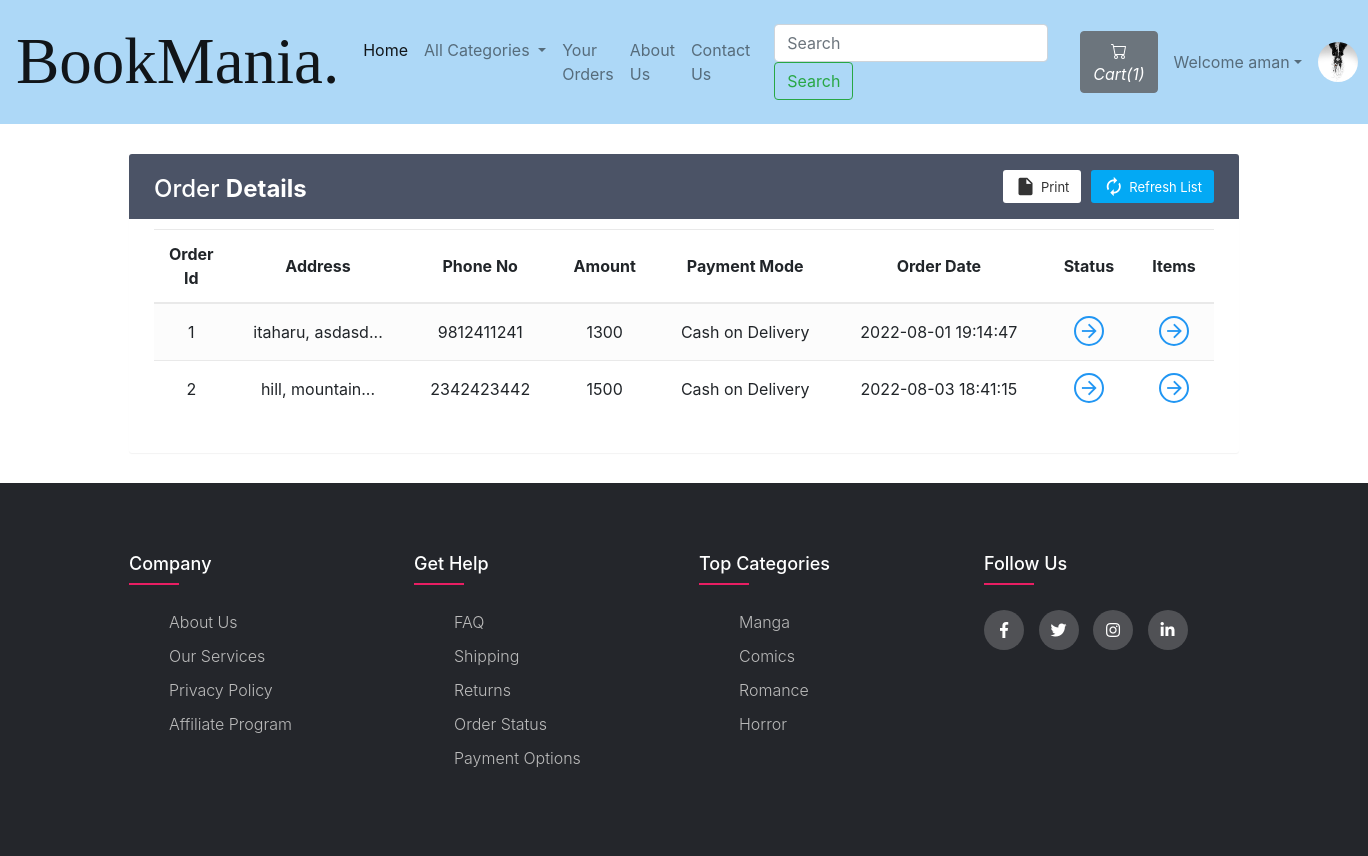
Screenshot of /viewOrder.php (signed in) with the database file from the repository.
### tables this page shows
CREATE TABLE `sitedetail` (
  `tempId` int(11) NOT NULL,
  `systemName` varchar(21) NOT NULL,
  `email` varchar(35) NOT NULL,
  `contact1` bigint(21) NOT NULL,
  `contact2` bigint(21) DEFAULT NULL COMMENT 'Optional',
  `address` text NOT NULL,
  `dateTime` datetime NOT NULL DEFAULT current_timestamp()
);

CREATE TABLE `orders` (
  `orderId` int(21) NOT NULL,
  `userId` int(21) NOT NULL,
  `address` varchar(255) NOT NULL,
  `zipCode` int(21) NOT NULL,
  `phoneNo` bigint(21) NOT NULL,
  `amount` int(200) NOT NULL,
  `paymentMode` enum('0','1') NOT NULL DEFAULT '0' COMMENT '0=cash on delivery, \r\n1=online ',
  `orderStatus` enum('0','1','2','3','4','5','6') NOT NULL DEFAULT '0' COMMENT '0=Order Placed.\r\n1=Order Confirmed.\r\n2=Preparing your Order.\r\n3=Your order is on the way!\r\n4=Order Delivered.\r\n5=Order Denied.\r\n6=Order Cancelled.',
  `orderDate` datetime NOT NULL DEFAULT current_timestamp()
);

### viewOrder.php (the view, shortened to what this page needs)
<!doctype html>
<html lang="en">
<head>
    <link rel="stylesheet" href="https://stackpath.bootstrapcdn.com/bootstrap/4.5.0/css/bootstrap.min.css">
    <link rel="stylesheet" href="https://use.fontawesome.com/releases/v5.7.2/css/all.css">
</head>
<body>
    <?php include 'partials/_dbconnect.php';?>
    <?php include 'partials/_nav.php';?>
    <?php
    if($loggedin){
    ?>
    <div class="container">
        <div class="table-wrapper" id="empty">
            <div class="table-title">
                <div class="row">
                    <div class="col-sm-4">
                        <h2>Order <b>Details</b></h2>
                    </div>
                    <div class="col-sm-8">
                        <a href="" class="btn btn-primary"><i class="material-icons">&#xE863;</i> <span>Refresh List</span></a>
                        <a href="#" onclick="window.print()" class="btn btn-info"><i class="material-icons">&#xE24D;</i> <span>Print</span></a>
                    </div>
                </div>
            </div>
            <table class="table table-striped table-hover text-center">
                <thead>
                    <tr>
                        <th>Order Id</th>
                        <th>Address</th>
                        <th>Phone No</th>
                        <th>Amount</th>
                        <th>Payment Mode</th>
                        <th>Order Date</th>
                        <th>Status</th>
                        <th>Items</th>
                    </tr>
                </thead>
                <tbody>
                    <?php
                        $sql = "SELECT * FROM `orders` WHERE `userId`= $userId";
                        $result = mysqli_query($conn, $sql);
                        while($row = mysqli_fetch_assoc($result)){
                            $orderId = $row['orderId'];
                            $address = $row['address'];
                            $phoneNo = $row['phoneNo'];
                            $amount = $row['amount'];
                            $orderDate = $row['orderDate'];
                            $paymentMode = $row['paymentMode'];
                            if($paymentMode == 0) {
                                $paymentMode = "Cash on Delivery";
                            }
                            else {
                                $paymentMode = "Online";
                            }
                            echo '<tr>
                                    <td>' . $orderId . '</td>
                                    <td>' . substr($address, 0, 20) . '...</td>
                                    <td>' . $phoneNo . '</td>
                                    <td>' . $amount . '</td>
                                    <td>' . $paymentMode . '</td>
                                    <td>' . $orderDate . '</td>
                                    <td><a href="#" data-toggle="modal" data-target="#orderStatus' . $orderId . '" class="view"><i class="material-icons">&#xE5C8;</i></a></td>
                                    <td><a href="#" data-toggle="modal" data-target="#orderItem' . $orderId . '" class="view" title="View Details"><i class="material-icons">&#xE5C8;</i></a></td>
                                </tr>';
                        }
                            ?>
                </tbody>
            </table>
        </div>
    </div>
    <?php
    }
    else {
        echo '<div class="container" style="min-height : 610px;">
        <div class="alert alert-info my-3">
            <font style="font-size:22px"><center>Check your Order. You need to <strong><a class="alert-link" data-toggle="modal" data-target="#loginModal">Login</a></strong></center></font>
        </div></div>';
    }
    ?>
    <?php
    require 'partials/_footer.php';?>
  </body>
</html>

### partials/_nav.php (shortened to what this page needs)
<?php
if(isset($_SESSION['loggedin']) && $_SESSION['loggedin']==true){
  $loggedin= true;
  $userId = $_SESSION['userId'];
  $username = $_SESSION['username'];
}
else{
  $loggedin = false;
  $userId = 0;
}
$sql = "SELECT * FROM `sitedetail`";
$result = mysqli_query($conn, $sql);
$row = mysqli_fetch_assoc($result);
$systemName = $row['systemName'];
echo '<nav class="navbar navbar-expand-lg navbar navbar-light" style="background-color: #add8f7; sticky-top py-2">
      <a class="navbar-brand" href="index.php" style="font-size:65px; font-family: Brush Script MT,cursive;">'.$systemName.'</a>
      <button class="navbar-toggler" type="button" data-toggle="collapse" data-target="#navbarSupportedContent" aria-controls="navbarSupportedContent" aria-expanded="false" aria-label="Toggle navigation">
        <span class="navbar-toggler-icon"></span>
      </button>
      <div class="collapse navbar-collapse" id="navbarSupportedContent">
        <ul class="navbar-nav mr-auto">
          <li class="nav-item active">
            <a class="nav-link" href="index.php">Home <span class="sr-only">(current)</span></a>
          </li>
          <li class="nav-item dropdown">
            <a class="nav-link dropdown-toggle" href="#" id="navbarDropdown" role="button" data-toggle="dropdown" aria-haspopup="true" aria-expanded="false">
              All Categories
            </a>
            <div class="dropdown-menu" aria-labelledby="navbarDropdown">';
            echo '</div>
          </li>
          <li class="nav-item">
            <a class="nav-link" href="viewOrder.php">Your Orders</a>
          </li>
          <li class="nav-item">
            <a class="nav-link" href="about.php">About Us</a>
          </li>
          <li class="nav-item">
            <a class="nav-link" href="contact.php">Contact Us</a>
          </li>
        </ul>
        <form method="get" action="/OnlineBookDelivery/search.php" class="form-inline my-2 my-lg-0 mx-3">
          <input class="form-control mr-sm-2" type="search" name="search" id="search" placeholder="Search" aria-label="Search" required>
          <button class="btn btn-outline-success my-2 my-sm-0" type="submit">Search</button>
        </form>';
        $countsql = "SELECT SUM(`itemQuantity`) FROM `viewcart` WHERE `userId`=$userId";
        $countresult = mysqli_query($conn, $countsql);
        $countrow = mysqli_fetch_assoc($countresult);
        $count = $countrow['SUM(`itemQuantity`)'];
        echo '<a href="viewCart.php"><button type="button" class="btn btn-secondary mx-2" title="MyCart">
          <svg xmlns="img/cart.svg" width="16" height="16" fill="currentColor" class="bi bi-cart" viewBox="0 0 16 16">
            <path d="M0 1.5A.5.5 0 0 1 .5 1H2a.5.5 0 0 1 .485.379L2.89 3H14.5a.5.5 0 0 1 .491.592l-1.5 8A.5.5 0 0 1 13 12H4a.5.5 0 0 1-.491-.408L2.01 3.607 1.61 2H.5a.5.5 0 0 1-.5-.5zM3.102 4l1.313 7h8.17l1.313-7H3.102zM5 12a2 2 0 1 0 0 4 2 2 0 0 0 0-4zm7 0a2 2 0 1 0 0 4 2 2 0 0 0 0-4zm-7 1a1 1 0 1 1 0 2 1 1 0 0 1 0-2zm7 0a1 1 0 1 1 0 2 1 1 0 0 1 0-2z"/>
          </svg>
          <i class="bi bi-cart">Cart(' .$count. ')</i>
        </button></a>';
        if($loggedin){
          echo '<ul class="navbar-nav mr-2">
            <li class="nav-item dropdown">
              <a class="nav-link dropdown-toggle" href="#" id="navbarDropdown" role="button" data-toggle="dropdown"> Welcome ' .$username. '</a>
              <div class="dropdown-menu" aria-labelledby="navbarDropdown">
                <a class="dropdown-item" href="partials/_logout.php">Logout</a>
              </div>
            </li>
          </ul>
          <div class="text-center image-size-small position-relative">
            <a href="viewProfile.php"><img src="img/person-' .$userId. '.jpg" class="rounded-circle" onError="this.src = \'img/profilePic.jpg\'" style="width:40px; height:40px"></a>
          </div>';
        }
        else {
          echo '
          <button type="button" class="btn btn-success mx-2"  data-toggle="modal" data-target="#loginModal">Login</button>
          <button type="button" class="btn btn-success mx-2"  data-toggle="modal" data-target="#signupModal">SignUp</button>';
        }
  echo '</div>
    </nav>';
?>

### viewOrder.php (style rules this page uses)
.table-wrapper { background: #fff; padding: 20px 25px; margin: 30px auto; border-radius: 3px; box-shadow: 0 1px 1px rgba(0,0,0,.05); }
.table-wrapper .btn { float: right; color: #333; background-color: #fff; border-radius: 3px; border: none; outline: none !important; margin-left: 10px; }
.table-wrapper .btn.btn-primary { color: #fff; background: #03A9F4; }
.table-title .btn { font-size: 13px; border: none; }
.table-title .btn i { float: left; font-size: 21px; margin-right: 5px; }
.table-title .btn span { float: left; margin-top: 2px; }
.table-title { color: #fff; background: #4b5366; padding: 16px 25px; margin: -20px -25px 10px; border-radius: 3px 3px 0 0; }
.table-title h2 { margin: 5px 0 0; font-size: 24px; }
table.table tr th, table.table tr td { border-color: #e9e9e9; padding: 12px 15px; vertical-align: middle; }
table.table tr th:first-child { width: 60px; }
table.table tr th:last-child { width: 80px; }
table.table-striped tbody tr:nth-of-type(odd) { background-color: #fcfcfc; }
table.table td a { font-weight: bold; color: #566787; display: inline-block; text-decoration: none; }
table.table td a.view { width: 30px; height: 30px; color: #2196F3; border: 2px solid; border-radius: 30px; text-align: center; }
table.table td a.view i { font-size: 22px; margin: 2px 0 0 1px; }
table { counter-reset: section; }

### rows the page displays
sitedetail: systemName "BookMania."
orders: orderId "1", address "itaharu, asdasd", phoneNo "9812411241", amount "1300", paymentMode "Cash on Delivery", orderDate "2022-08-01 19:14:47"
orders: orderId "2", address "hill, mountain", phoneNo "2342423442", amount "1500", paymentMode "Cash on Delivery", orderDate "2022-08-03 18:41:15"

### other values shown
$count "1"
$username "aman"
